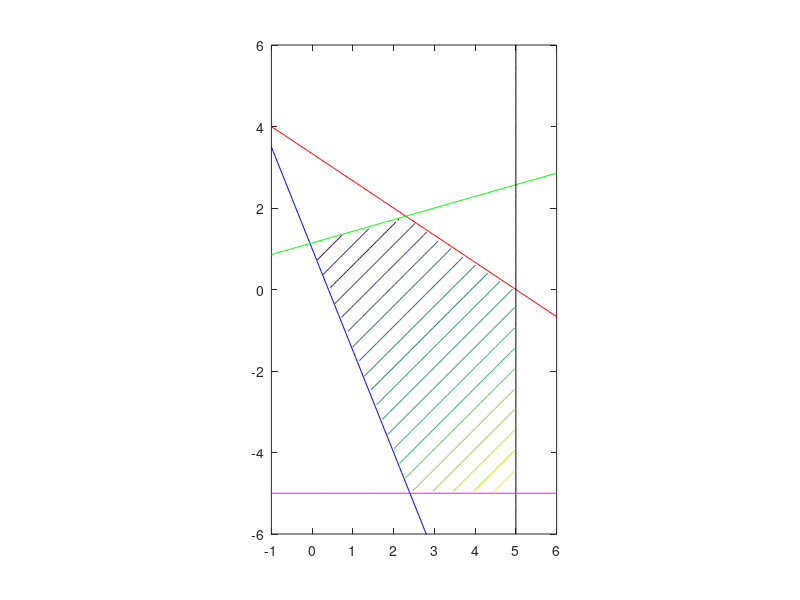

This chart was generated by the following MATLAB code: (Note: this script raises an error after producing the figure.)
% MECH 559 
% McGill University; M. Kokkolaras
% Linear programming example

clear all
close all
clc

% Example problem
A = [...
    2 3 -2 -3 1 0 0 0 0; ...
    -5 -2 5 2 0 1 0 0 0; ...
    -2 7 2 -7 0 0 1 0 0; ...
    0 1 0 -1 0 0 0 -1 0; ...
    1 0 -1 0 0 0 0 0 1];
b = [10 -2 8 -5 5]'; % remember to make b a column vector
c = [-1 1 1 -1 0 0 0 0 0]; % this is c transpose

% inputs for visualization
n=150;
x=linspace(-1,6,n);
y=linspace(-6,6,n);

[X,Y]=meshgrid(x,y);

F=c(1)*Y+c(2)*X;

% constraint lines
g1= (10-2*x)./3;
g2= (2-5*x)./2;
g3= (8+2*x)./7;
g4=y;
g5=-5*ones(size(x));

% feasible region
G1=2*X+3*Y-10;
G2=-5*X-2*Y+2;
G3=-2*X+7*Y-8;
G4=X-5;
G5=-Y-5;

G=(G1<=0).*(G2<=0).*(G3<=0).*(G4<=0).*(G5<=0);
G=G./G;
F=G.*F;

% initialize figure
f1 = figure(1);
contour(X,Y,F,21)
hold on;
plot(x,g1,'r',x,g2,'b',x,g3,'g',5*ones(size(x)),g4,'k',x,g5,'m');
ylim([-6,6])
axis equal
input("hit ENTER to continue")
figure(f1) % bring figure window to top

% simplex solution in standard form 
stop = false;
k = 0;
cf = c;
fprintf("\n==================" + ...
    "\nSimplex iterations\n")
while ~stop
    input("hit ENTER to continue")
    [x_opt,stop,A,b,c,k] = simplex(A,b,c,k,true);
    z_opt = x_opt(1:2) - x_opt(3:4)
    f_opt = cf*x_opt
    plot(z_opt(1),z_opt(2),'*r');
    fprintf("\n==================\n")
    figure(f1) % bring figure window to top
end

